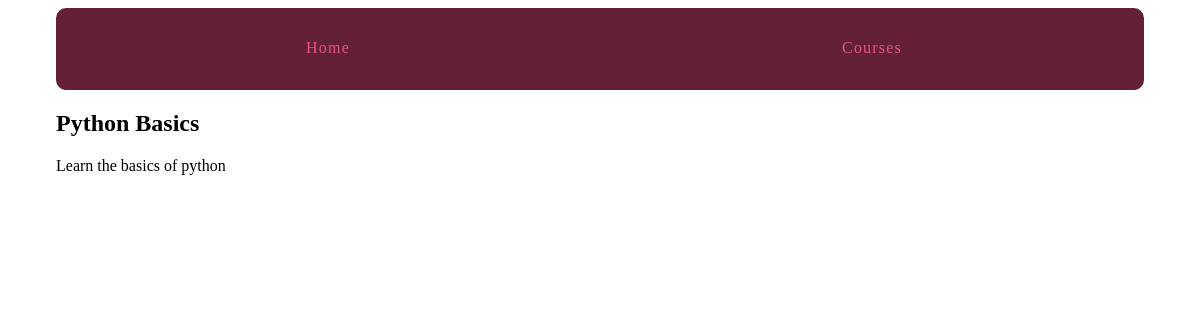
Before: /courses/1/ with the older database file.
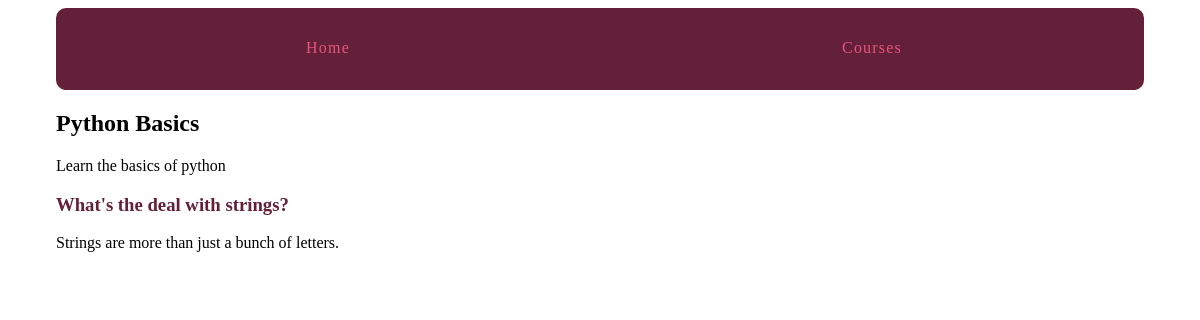
After: the same page with the newer database file.
### courses/models.py (models this page shows, shortened)
class Step(models.Model):
    title = models.CharField(max_length=255)
    description = models.TextField()
    content = models.TextField(blank=True, default='')
    order = models.IntegerField(default=0)
    course =  models.ForeignKey(Course)
    class Meta:
        ordering = ['order',]

### courses/views.py (the view)
# urls.py: url(r'(?P<pk>\d+)/$', views.course_detail, name='course'),
def course_detail(request, pk):
    course = get_object_or_404(Course, pk=pk)
    return render(request, 'courses/course_detail.html', {'course': course})

### courses/templates/courses/course_detail.html (shortened to what this page needs)
{% extends 'layout.html' %}
{% block content %}
<article>
  <h2>{{ course.title }} </h2>
  {{ course.description }}
  <section>
    {% for step in course.step_set.all %}
    <h3>
      <a href="{% url 'step' course_pk=step.course.pk step_pk=step.pk %}">{{ step.title }}</a>
    </h3>
      {{ step.description }}
    {% endfor %}
  </section>
</article>
{% endblock %}

Changed rows visible on the page:
added Step: title "What's the deal with strings?", description "Strings are more than just a bunch of letters."
